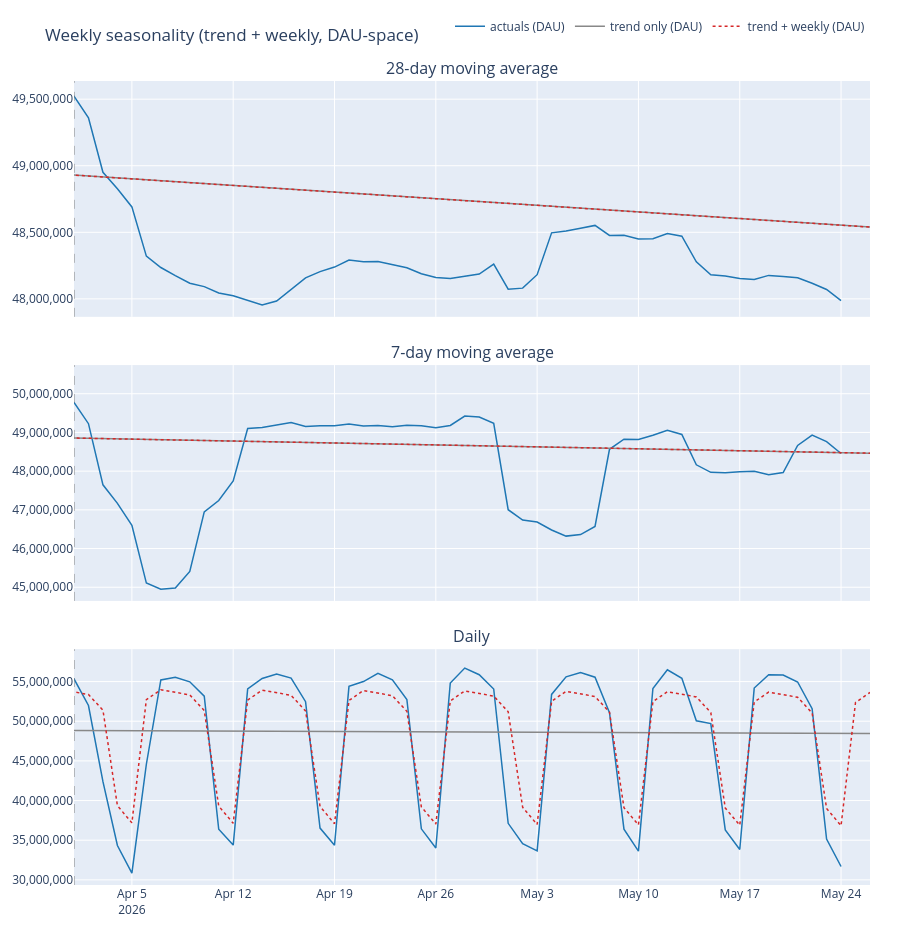

The cell this chart's notebook holds for it:
### Markdown cell above
## 4. Weekly seasonality

Prophet's weekly seasonal factor. Plotted the same way as yearly. Note that 28d and 7d moving averages will substantially attenuate the weekly oscillation — the **Daily** pane is where this component reads cleanly.

### Code cell
# [plot-weekly]
if 'dau_trend_plus_weekly' in components:
    show_component(
        title='Weekly seasonality (trend + weekly, DAU-space)',
        actual=actuals,
        trend_dau=components['dau_trend'],
        prediction_dau=components['dau_trend_plus_weekly'],
        prediction_label='trend + weekly (DAU)',
    )
else:
    print('Weekly seasonality column not found in Prophet predict output.')
